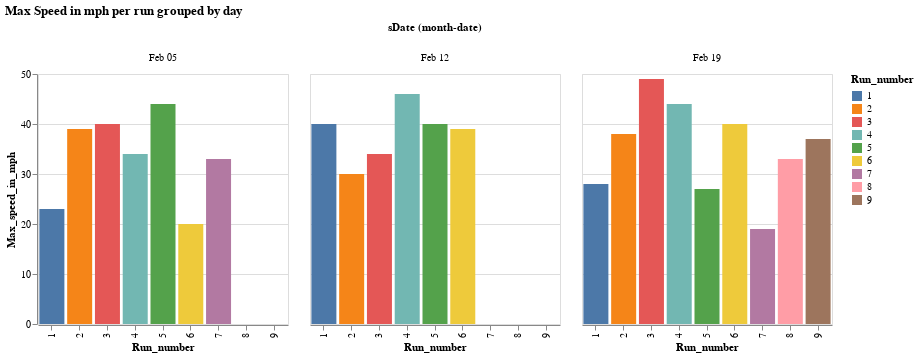

Notebook source saved alongside this figure:
### Code cell
alt.Chart(df).mark_bar().encode(
    x="Run_number:O",
    y='Max_speed_in_mph:Q',
    column='monthdate(sDate):N',
    color='Run_number:N',
    tooltip = ['sDate', 'Run_number', 'Distance_miles','Max_speed_in_mph'],
).properties(width=250, height=250, title="Max Speed in mph per run grouped by day").interactive()

### Figure 1 — Vega-Lite specification as saved in the notebook (floating-point values rounded to 4 significant figures)
{"config": {"view": {"continuousWidth": 400, "continuousHeight": 300}}, "data": {"name": "data-0e0751e05bee03397e04ca1bd138d4cf"}, "mark": "bar", "encoding": {"color": {"field": "Run_number", "type": "nominal"}, "column": {"field": "sDate", "timeUnit": "monthdate", "type": "nominal"}, "tooltip": [{"field": "sDate", "type": "nominal"}, {"field": "Run_number", "type": "quantitative"}, {"field": "Distance_miles", "type": "quantitative"}, {"field": "Max_speed_in_mph", "type": "quantitative"}], "x": {"field": "Run_number", "type": "ordinal"}, "y": {"field": "Max_speed_in_mph", "type": "quantitative"}}, "height": 250, "selection": {"selector029": {"type": "interval", "bind": "scales", "encodings": ["x", "y"]}}, "title": "Max Speed in mph per run grouped by day", "width": 250, "$schema": "https://vega.github.io/schema/vega-lite/v4.17.0.json", "datasets": {"data-0e0751e05bee03397e04ca1bd138d4cf": [{"Date": "2022-02-05T00:00:00", "Run_number": 1, "Vertical_feet_per_run": 450, "Distance_miles": 0.8, "Max_speed_in_mph": 23, "sDate": "05 Feb 2022", "sno": 0, "img": "https://raw.githubusercontent.com/sushmaakoju/skiing-data-visualization/main/skiing-img.png"}, {"Date": "2022-02-05T00:00:00", "Run_number": 2, "Vertical_feet_per_run": 500, "Distance_miles": 1.1, "Max_speed_in_mph": 39, "sDate": "05 Feb 2022", "sno": 1, "img": "https://raw.githubusercontent.com/sushmaakoju/skiing-data-visualization/main/skiing-img.png"}, {"Date": "2022-02-05T00:00:00", "Run_number": 3, "Vertical_feet_per_run": 260, "Distance_miles": 0.5, "Max_speed_in_mph": 40, "sDate": "05 Feb 2022", "sno": 2, "img": "https://raw.githubusercontent.com/sushmaakoju/skiing-data-visualization/main/skiing-img.png"}, {"Date": "2022-02-05T00:00:00", "Run_number": 4, "Vertical_feet_per_run": 300, "Distance_miles": 0.7, "Max_speed_in_mph": 34, "sDate": "05 Feb 2022", "sno": 3, "img": "https://raw.githubusercontent.com/sushmaakoju/skiing-data-visualization/main/skiing-img.png"}, {"Date": "2022-02-05T00:00:00", "Run_number": 5, "Vertical_feet_per_run": 200, "Distance_miles": 0.6, "Max_speed_in_mph": 44, "sDate": "05 Feb 2022", "sno": 4, "img": "https://raw.githubusercontent.com/sushmaakoju/skiing-data-visualization/main/skiing-img.png"}, {"Date": "2022-02-05T00:00:00", "Run_number": 6, "Vertical_feet_per_run": 260, "Distance_miles": 1.2, "Max_speed_in_mph": 20, "sDate": "05 Feb 2022", "sno": 5, "img": "https://raw.githubusercontent.com/sushmaakoju/skiing-data-visualization/main/skiing-img.png"}, {"Date": "2022-02-05T00:00:00", "Run_number": 7, "Vertical_feet_per_run": 500, "Distance_miles": 1.1, "Max_speed_in_mph": 33, "sDate": "05 Feb 2022", "sno": 6, "img": "https://raw.githubusercontent.com/sushmaakoju/skiing-data-visualization/main/skiing-img.png"}, {"Date": "2022-02-12T00:00:00", "Run_number": 1, "Vertical_feet_per_run": 400, "Distance_miles": 0.8, "Max_speed_in_mph": 40, "sDate": "12 Feb 2022", "sno": 7, "img": "https://raw.githubusercontent.com/sushmaakoju/skiing-data-visualization/main/skiing-img.png"}, {"Date": "2022-02-12T00:00:00", "Run_number": 2, "Vertical_feet_per_run": 700, "Distance_miles": 1.0, "Max_speed_in_mph": 30, "sDate": "12 Feb 2022", "sno": 8, "img": "https://raw.githubusercontent.com/sushmaakoju/skiing-data-visualization/main/skiing-img.png"}, {"Date": "2022-02-12T00:00:00", "Run_number": 3, "Vertical_feet_per_run": 210, "Distance_miles": 0.7, "Max_speed_in_mph": 34, "sDate": "12 Feb 2022", "sno": 9, "img": "https://raw.githubusercontent.com/sushmaakoju/skiing-data-visualization/main/skiing-img.png"}, {"Date": "2022-02-12T00:00:00", "Run_number": 4, "Vertical_feet_per_run": 300, "Distance_miles": 0.9, "Max_speed_in_mph": 46, "sDate": "12 Feb 2022", "sno": 10, "img": "https://raw.githubusercontent.com/sushmaakoju/skiing-data-visualization/main/skiing-img.png"}, {"Date": "2022-02-12T00:00:00", "Run_number": 5, "Vertical_feet_per_run": 405, "Distance_miles": 1.6, "Max_speed_in_mph": 40, "sDate": "12 Feb 2022", "sno": 11, "img": "https://raw.githubusercontent.com/sushmaakoju/skiing-data-visualization/main/skiing-img.png"}, {"Date": "2022-02-12T00:00:00", "Run_number": 6, "Vertical_feet_per_run": 340, "Distance_miles": 0.9, "Max_speed_in_mph": 39, "sDate": "12 Feb 2022", "sno": 12, "img": "https://raw.githubusercontent.com/sushmaakoju/skiing-data-visualization/main/skiing-img.png"}, {"Date": "2022-02-19T00:00:00", "Run_number": 1, "Vertical_feet_per_run": 200, "Distance_miles": 1.0, "Max_speed_in_mph": 28, "sDate": "19 Feb 2022", "sno": 13, "img": "https://raw.githubusercontent.com/sushmaakoju/skiing-data-visualization/main/skiing-img.png"}, {"Date": "2022-02-19T00:00:00", "Run_number": 2, "Vertical_feet_per_run": 400, "Distance_miles": 1.0, "Max_speed_in_mph": 38, "sDate": "19 Feb 2022", "sno": 14, "img": "https://raw.githubusercontent.com/sushmaakoju/skiing-data-visualization/main/skiing-img.png"}, {"Date": "2022-02-19T00:00:00", "Run_number": 3, "Vertical_feet_per_run": 250, "Distance_miles": 0.9, "Max_speed_in_mph": 49, "sDate": "19 Feb 2022", "sno": 15, "img": "https://raw.githubusercontent.com/sushmaakoju/skiing-data-visualization/main/skiing-img.png"}, {"Date": "2022-02-19T00:00:00", "Run_number": 4, "Vertical_feet_per_run": 600, "Distance_miles": 2.0, "Max_speed_in_mph": 44, "sDate": "19 Feb 2022", "sno": 16, "img": "https://raw.githubusercontent.com/sushmaakoju/skiing-data-visualization/main/skiing-img.png"}, {"Date": "2022-02-19T00:00:00", "Run_number": 5, "Vertical_feet_per_run": 1000, "Distance_miles": 1.8, "Max_speed_in_mph": 27, "sDate": "19 Feb 2022", "sno": 17, "img": "https://raw.githubusercontent.com/sushmaakoju/skiing-data-visualization/main/skiing-img.png"}, {"Date": "2022-02-19T00:00:00", "Run_number": 6, "Vertical_feet_per_run": 600, "Distance_miles": 2.0, "Max_speed_in_mph": 40, "sDate": "19 Feb 2022", "sno": 18, "img": "https://raw.githubusercontent.com/sushmaakoju/skiing-data-visualization/main/skiing-img.png"}, {"Date": "2022-02-19T00:00:00", "Run_number": 7, "Vertical_feet_per_run": 200, "Distance_miles": 0.7, "Max_speed_in_mph": 19, "sDate": "19 Feb 2022", "sno": 19, "img": "https://raw.githubusercontent.com/sushmaakoju/skiing-data-visualization/main/skiing-img.png"}, {"Date": "2022-02-19T00:00:00", "Run_number": 8, "Vertical_feet_per_run": 250, "Distance_miles": 0.9, "Max_speed_in_mph": 33, "sDate": "19 Feb 2022", "sno": 20, "img": "https://raw.githubusercontent.com/sushmaakoju/skiing-data-visualization/main/skiing-img.png"}, {"Date": "2022-02-19T00:00:00", "Run_number": 9, "Vertical_feet_per_run": 450, "Distance_miles": 1.0, "Max_speed_in_mph": 37, "sDate": "19 Feb 2022", "sno": 21, "img": "https://raw.githubusercontent.com/sushmaakoju/skiing-data-visualization/main/skiing-img.png"}]}}
